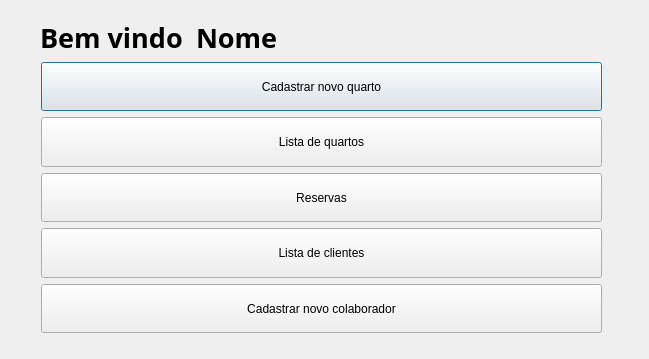
<?xml version="1.0" encoding="UTF-8"?>
<ui version="4.0">
 <class>telaColaborador</class>
 <widget class="QDialog" name="telaColaborador">
  <property name="geometry">
   <rect>
    <x>0</x>
    <y>0</y>
    <width>649</width>
    <height>359</height>
   </rect>
  </property>
  <property name="windowTitle">
   <string>Dialog</string>
  </property>
  <widget class="QWidget" name="layoutWidget">
   <property name="geometry">
    <rect>
     <x>40</x>
     <y>20</y>
     <width>561</width>
     <height>35</height>
    </rect>
   </property>
   <layout class="QHBoxLayout" name="horizontalLayout">
    <item>
     <widget class="QLabel" name="label">
      <property name="font">
       <font>
        <family>Bahnschrift SemiBold SemiConden</family>
        <pointsize>20</pointsize>
        <bold>true</bold>
       </font>
      </property>
      <property name="text">
       <string>Bem vindo </string>
      </property>
     </widget>
    </item>
    <item>
     <widget class="QLabel" name="txt_nome">
      <property name="font">
       <font>
        <family>Bahnschrift SemiBold SemiConden</family>
        <pointsize>20</pointsize>
        <bold>true</bold>
       </font>
      </property>
      <property name="text">
       <string>Nome</string>
      </property>
     </widget>
    </item>
    <item>
     <spacer name="horizontalSpacer">
      <property name="orientation">
       <enum>Qt::Horizontal</enum>
      </property>
      <property name="sizeHint" stdset="0">
       <size>
        <width>40</width>
        <height>20</height>
       </size>
      </property>
     </spacer>
    </item>
   </layout>
  </widget>
  <widget class="QWidget" name="">
   <property name="geometry">
    <rect>
     <x>41</x>
     <y>62</y>
     <width>561</width>
     <height>271</height>
    </rect>
   </property>
   <layout class="QVBoxLayout" name="verticalLayout">
    <item>
     <widget class="QPushButton" name="btn_cadastroQuarto">
      <property name="sizePolicy">
       <sizepolicy hsizetype="Minimum" vsizetype="Minimum">
        <horstretch>0</horstretch>
        <verstretch>0</verstretch>
       </sizepolicy>
      </property>
      <property name="text">
       <string>Cadastrar novo quarto</string>
      </property>
     </widget>
    </item>
    <item>
     <widget class="QPushButton" name="btn_listaQuartos">
      <property name="sizePolicy">
       <sizepolicy hsizetype="Minimum" vsizetype="Minimum">
        <horstretch>0</horstretch>
        <verstretch>0</verstretch>
       </sizepolicy>
      </property>
      <property name="text">
       <string>Lista de quartos</string>
      </property>
     </widget>
    </item>
    <item>
     <widget class="QPushButton" name="btn_reservas">
      <property name="sizePolicy">
       <sizepolicy hsizetype="Minimum" vsizetype="Minimum">
        <horstretch>0</horstretch>
        <verstretch>0</verstretch>
       </sizepolicy>
      </property>
      <property name="text">
       <string>Reservas</string>
      </property>
     </widget>
    </item>
    <item>
     <widget class="QPushButton" name="btn_listaClientes">
      <property name="sizePolicy">
       <sizepolicy hsizetype="Minimum" vsizetype="Minimum">
        <horstretch>0</horstretch>
        <verstretch>0</verstretch>
       </sizepolicy>
      </property>
      <property name="text">
       <string>Lista de clientes</string>
      </property>
     </widget>
    </item>
    <item>
     <widget class="QPushButton" name="btn_cadastrarColaborador">
      <property name="sizePolicy">
       <sizepolicy hsizetype="Minimum" vsizetype="Minimum">
        <horstretch>0</horstretch>
        <verstretch>0</verstretch>
       </sizepolicy>
      </property>
      <property name="text">
       <string>Cadastrar novo colaborador</string>
      </property>
     </widget>
    </item>
   </layout>
  </widget>
 </widget>
 <resources/>
 <connections/>
</ui>
